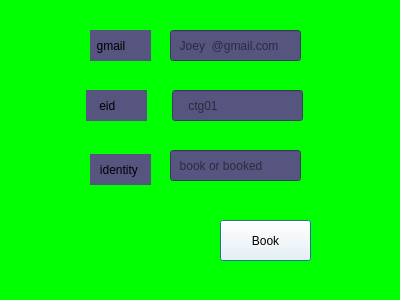
<?xml version="1.0" encoding="UTF-8"?>
<ui version="4.0">
 <class>customerbookctgDialog</class>
 <widget class="QDialog" name="customerbookctgDialog">
  <property name="geometry">
   <rect>
    <x>0</x>
    <y>0</y>
    <width>400</width>
    <height>300</height>
   </rect>
  </property>
  <property name="windowTitle">
   <string>Dialog</string>
  </property>
  <property name="styleSheet">
   <string notr="true">background:rgb(0, 255, 0)</string>
  </property>
  <widget class="QLabel" name="label_gmailctg">
   <property name="geometry">
    <rect>
     <x>90</x>
     <y>30</y>
     <width>61</width>
     <height>31</height>
    </rect>
   </property>
   <property name="styleSheet">
    <string notr="true">font: 75 10pt &quot;Bell MT&quot;;
background:rgb(85, 85, 127)</string>
   </property>
   <property name="text">
    <string>  gmail</string>
   </property>
  </widget>
  <widget class="QLabel" name="label_eidctg">
   <property name="geometry">
    <rect>
     <x>86</x>
     <y>90</y>
     <width>61</width>
     <height>31</height>
    </rect>
   </property>
   <property name="styleSheet">
    <string notr="true">font: 75 10pt &quot;Bell MT&quot;;
background:rgb(85, 85, 127)</string>
   </property>
   <property name="text">
    <string>    eid</string>
   </property>
  </widget>
  <widget class="QLabel" name="label_identityctg">
   <property name="geometry">
    <rect>
     <x>90</x>
     <y>154</y>
     <width>61</width>
     <height>31</height>
    </rect>
   </property>
   <property name="styleSheet">
    <string notr="true">font: 75 10pt &quot;Bell MT&quot;;
background:rgb(85, 85, 127)</string>
   </property>
   <property name="text">
    <string>   identity</string>
   </property>
  </widget>
  <widget class="QLineEdit" name="lineEdit_gmailctg">
   <property name="geometry">
    <rect>
     <x>170</x>
     <y>30</y>
     <width>131</width>
     <height>31</height>
    </rect>
   </property>
   <property name="styleSheet">
    <string notr="true">font: 75 10pt &quot;Bell MT&quot;;
background:rgb(85, 85, 127)</string>
   </property>
   <property name="placeholderText">
    <string>  Joey  @gmail.com</string>
   </property>
  </widget>
  <widget class="QLineEdit" name="lineEdit_eidctg">
   <property name="geometry">
    <rect>
     <x>172</x>
     <y>90</y>
     <width>131</width>
     <height>31</height>
    </rect>
   </property>
   <property name="styleSheet">
    <string notr="true">font: 75 10pt &quot;Bell MT&quot;;
background:rgb(85, 85, 127)</string>
   </property>
   <property name="placeholderText">
    <string>    ctg01</string>
   </property>
  </widget>
  <widget class="QLineEdit" name="lineEdit_identityctg">
   <property name="geometry">
    <rect>
     <x>170</x>
     <y>150</y>
     <width>131</width>
     <height>31</height>
    </rect>
   </property>
   <property name="styleSheet">
    <string notr="true">font: 75 10pt &quot;Bell MT&quot;;
background:rgb(85, 85, 127)</string>
   </property>
   <property name="placeholderText">
    <string>  book or booked</string>
   </property>
  </widget>
  <widget class="QPushButton" name="pushButton_updatecustomerctg">
   <property name="geometry">
    <rect>
     <x>220</x>
     <y>220</y>
     <width>91</width>
     <height>41</height>
    </rect>
   </property>
   <property name="styleSheet">
    <string notr="true">font: 75 12pt &quot;MS Shell Dlg 2&quot;;
background:rgb(255, 255, 255)</string>
   </property>
   <property name="text">
    <string>Book</string>
   </property>
  </widget>
 </widget>
 <resources/>
 <connections/>
</ui>
